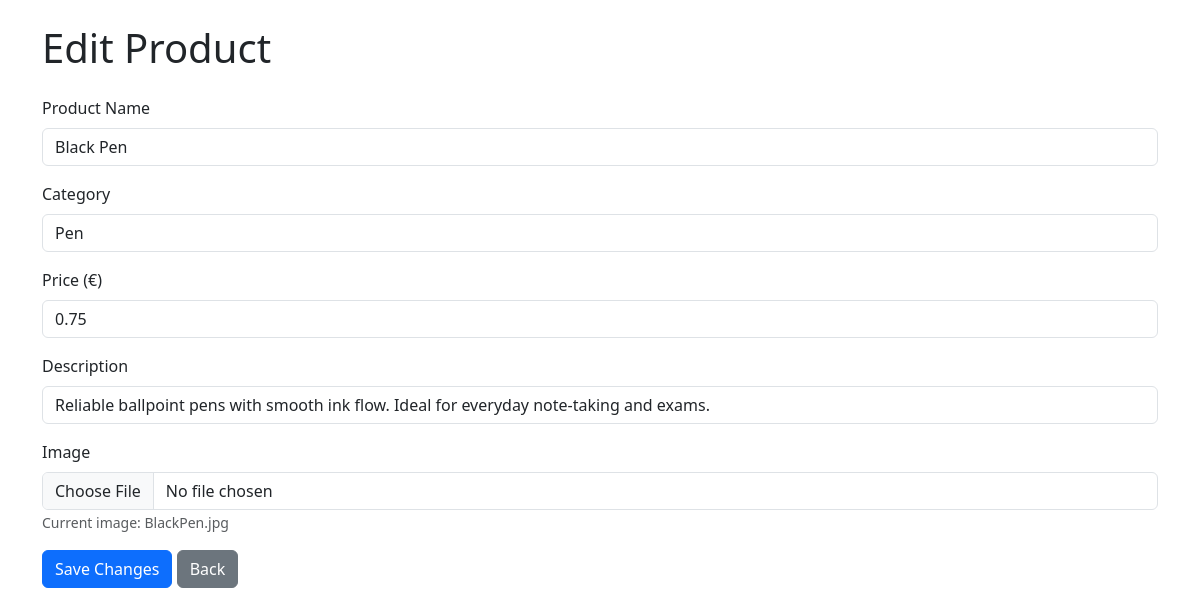
Page /admin_edit_product.php?id=1 on the committed database.
### tables this page shows
CREATE TABLE `products` (
  `id` int(11) NOT NULL,
  `name` varchar(255) NOT NULL,
  `description` text DEFAULT NULL,
  `price` decimal(10,2) NOT NULL,
  `image` varchar(255) DEFAULT NULL,
  `category` varchar(100) DEFAULT NULL
);

### admin_edit_product.php (the view, shortened to what this page needs)
<?php
include 'db.php';
$id = intval($_GET['id']);
$stmt = $conn->prepare("SELECT * FROM products WHERE id=?");
$stmt->bind_param("i", $id);
$stmt->execute();
$result = $stmt->get_result();
$product = $result->fetch_assoc();
?>
<!DOCTYPE html>
<html lang="en">
<head>
    <link href="https://cdn.jsdelivr.net/npm/bootstrap@5.3.0/dist/css/bootstrap.min.css" rel="stylesheet">
</head>
<body>
<div class="container mt-4">
    <h1 class="mb-4">Edit Product</h1>
    <form action="" method="post" enctype="multipart/form-data">
        <div class="mb-3">
            <label for="name" class="form-label">Product Name</label>
            <input type="text" name="name" id="name" value="<?= htmlspecialchars($product['name']) ?>" class="form-control" required>
        </div>
        <div class="mb-3">
            <label for="category" class="form-label">Category</label>
            <input type="text" name="category" id="category" value="<?= htmlspecialchars($product['category']) ?>" class="form-control" required>
        </div>
        <div class="mb-3">
            <label for="price" class="form-label">Price (€)</label>
            <input type="number" name="price" id="price" value="<?= htmlspecialchars($product['price']) ?>" step="0.01" class="form-control" required>
        </div>
        <div class="mb-3">
            <label for="description" class="form-label">Description</label>
            <input type="text" name="description" id="description" value="<?= htmlspecialchars($product['description']) ?>" class="form-control" required>
        </div>
        <div class="mb-3">
            <label for="image" class="form-label">Image</label>
            <input type="file" name="image" id="image" class="form-control" accept="image/*">
            <small class="text-muted">Current image: <?= htmlspecialchars($product['image']) ?></small>
        </div>
        <button type="submit" class="btn btn-primary">Save Changes</button>
        <a href="admin_products.php" class="btn btn-secondary">Back</a>
    </form>
</div>
</body>
</html>

### rows in the picture
products: name "Black Pen", category "Pen", price "0.75", description "Reliable ballpoint pens with smooth ink flow. Ideal for everyday note-taking and exams.", image "BlackPen.jpg"
